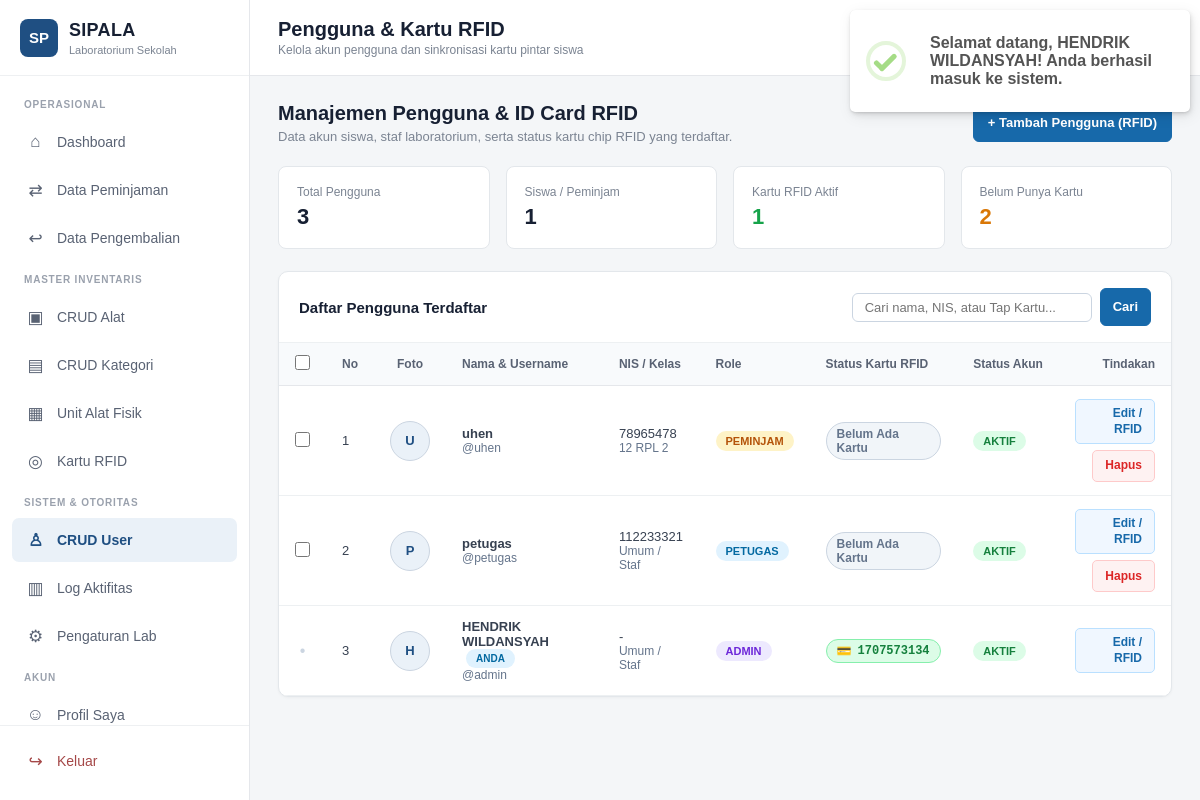
Page /admin/pengguna/index.php (signed in) on the committed database.
### tables this page shows
CREATE TABLE `users` (
  `id` int(10) unsigned NOT NULL AUTO_INCREMENT,
  `nama` varchar(100) NOT NULL,
  `nis` varchar(32) DEFAULT NULL,
  `username` varchar(50) NOT NULL,
  `password` varchar(255) NOT NULL,
  `role` enum('admin','petugas','peminjam') NOT NULL DEFAULT 'peminjam',
  `kelas` varchar(50) DEFAULT NULL,
  `rfid_uid` varchar(100) DEFAULT NULL,
  `no_hp` varchar(25) DEFAULT NULL,
  `alamat` text DEFAULT NULL,
  `foto` varchar(255) DEFAULT NULL,
  `status` enum('aktif','nonaktif') NOT NULL DEFAULT 'aktif',
  `created_at` timestamp NOT NULL DEFAULT current_timestamp(),
  `updated_at` timestamp NOT NULL DEFAULT current_timestamp() ON UPDATE current_timestamp(),
  PRIMARY KEY (`id`),
  UNIQUE KEY `uq_users_username` (`username`),
  UNIQUE KEY `uq_users_nis` (`nis`),
  UNIQUE KEY `uq_users_rfid` (`rfid_uid`),
  KEY `idx_users_role_status` (`role`,`status`),
  KEY `idx_users_nama` (`nama`)
);

### includes/functions.php (called while the page is built, shortened)
<?php
if (!function_exists('e')) {
    function e(mixed $v): string {
        return htmlspecialchars((string)($v ?? ''), ENT_QUOTES, 'UTF-8');
    }
}

### admin/pengguna/index.php (the view, shortened to what this page needs)
<?php
require_once __DIR__ . '/../includes/admin.php';
$search = trim((string)($_GET['q'] ?? ''));
$sql = 'SELECT id, nama, username, role, status, nis, kelas, rfid_uid, foto, created_at FROM users ';
$params = [];
$sql .= 'ORDER BY id DESC';
$stmt = $pdo->prepare($sql);
$stmt->execute($params);
$users = $stmt->fetchAll();
$totalUsers = count($users);
$totalPeminjam = 0;
$totalRfid = 0;
$totalNoRfid = 0;
foreach ($users as $u) {
    if ($u['role'] === 'peminjam') $totalPeminjam++;
    if (!empty($u['rfid_uid'])) {
        $totalRfid++;
    } else {
        $totalNoRfid++;
    }
}
?>
<div class="head">
    <div>
        <h2>Manajemen Pengguna & ID Card RFID</h2>
        <p>Data akun siswa, staf laboratorium, serta status kartu chip RFID yang terdaftar.</p>
    </div>
    <div class="actions">
        <a class="btn btn-primary" href="tambah.php">+ Tambah Pengguna (RFID)</a>
    </div>
</div>
<div class="stats">
    <div class="stat">
        <small>Total Pengguna</small>
        <strong><?= $totalUsers ?></strong>
    </div>
    <div class="stat">
        <small>Siswa / Peminjam</small>
        <strong><?= $totalPeminjam ?></strong>
    </div>
    <div class="stat">
        <small>Kartu RFID Aktif</small>
        <strong style="color:#16a34a"><?= $totalRfid ?></strong>
    </div>
    <div class="stat">
        <small>Belum Punya Kartu</small>
        <strong style="color:#d97706"><?= $totalNoRfid ?></strong>
    </div>
</div>
<div class="panel">
    <div class="panel-title">
        <span>Daftar Pengguna Terdaftar</span>
        <form method="get" style="display:flex;gap:8px;align-items:center;">
            <input type="text" name="q" value="<?= e($search) ?>" placeholder="Cari nama, NIS, atau Tap Kartu..."
                   data-rfid-scanner="true" data-auto-submit="true"
                   style="padding:6px 12px;border:1px solid #cbd5e1;border-radius:6px;font-size:13px;min-width:240px;">
            <button class="btn btn-primary" style="padding:6px 12px;">Cari</button>
        </form>
    </div>
    <form method="post" id="formBulkUsers" action="index.php">
        <div class="table-wrap">
            <table>
                <thead>
                    <tr>
                        <th style="width:38px;text-align:center;">
                            <input type="checkbox" id="selectAll" onchange="toggleSelectAll(this)" title="Pilih Semua Pengguna" style="cursor:pointer;width:15px;height:15px;">
                        </th>
                        <th style="width:40px;">No</th>
                        <th style="width:52px;text-align:center;">Foto</th>
                        <th>Nama & Username</th>
                        <th>NIS / Kelas</th>
                        <th>Role</th>
                        <th>Status Kartu RFID</th>
                        <th>Status Akun</th>
                        <th style="text-align:right;">Tindakan</th>
                    </tr>
                </thead>
                <tbody>
                    <?php if (empty($users)): ?>
                        <tr>
                            <td colspan="9">
                                <div class="empty">Tidak ada data pengguna ditemukan.</div>
                            </td>
                        </tr>
                    <?php else: ?>
                        <?php foreach ($users as $i => $u): ?>
                            <tr>
                                <td style="text-align:center;">
                                    <?php if ((int)$u['id'] !== (int)$_SESSION['user_id']): ?>
                                        <input type="checkbox" name="selected_ids[]" value="<?= $u['id'] ?>" class="user-chk"
                                               data-name="<?= e($u['nama']) ?>" onchange="updateBulkUI()" style="cursor:pointer;width:15px;height:15px;">
                                    <?php else: ?>
                                        <span title="Akun Anda sendiri tidak dapat dipilih/dihapus" style="color:#cbd5e1;cursor:not-allowed;font-size:16px;">&bull;</span>
                                    <?php endif; ?>
                                </td>
                                <td><?= $i + 1 ?></td>
                                <td style="text-align:center;">
                                    <?php if (!empty($u['foto']) && file_exists(__DIR__ . '/../../' . $u['foto'])): ?>
                                        <img src="../../<?= e($u['foto']) ?>" alt="<?= e($u['nama']) ?>" class="sipala-zoomable-img"
                                             data-lightbox-src="../../<?= e($u['foto']) ?>"
                                             data-lightbox-title="<?= e($u['nama']) ?>"
                                             data-lightbox-sub="Username: @<?= e($u['username']) ?> &bull; Role: <?= ucfirst(e($u['role'])) ?>"
                                             data-lightbox-badge="Foto Profil"
                                             title="Klik untuk melihat foto profil ukuran penuh"
                                             style="width:40px;height:40px;border-radius:50%;object-fit:cover;border:1px solid #cbd5e1;display:inline-block;cursor:zoom-in;vertical-align:middle;">
                                    <?php else: ?>
                                        <div style="width:40px;height:40px;border-radius:50%;background:#eaf1f8;color:#1f4f82;border:1px solid #cbd5e1;display:inline-flex;align-items:center;justify-content:center;font-size:13px;font-weight:700;vertical-align:middle;">
                                            <?= strtoupper(substr($u['nama'], 0, 1)) ?>
                                        </div>
                                    <?php endif; ?>
                                </td>
                                <td>
                                    <strong><?= e($u['nama']) ?></strong>
                                    <?php if ((int)$u['id'] === (int)$_SESSION['user_id']): ?>
                                        <span class="badge" style="background:#e0f2fe;color:#0369a1;font-size:10px;margin-left:4px;">Anda</span>
                                    <?php endif; ?>
                                    <div style="font-size:12px;color:#64748b;">@<?= e($u['username']) ?></div>
                                </td>
                                <td>
                                    <div><?= e($u['nis'] ?: '-') ?></div>
                                    <div style="font-size:12px;color:#64748b;"><?= e($u['kelas'] ?: 'Umum / Staf') ?></div>
                                </td>
                                <td>
                                    <span class="badge <?= e($u['role']) ?>"><?= e($u['role']) ?></span>
                                </td>
                                <td>
                                    <?php if (!empty($u['rfid_uid'])): ?>
                                        <span class="rfid-badge rfid-badge-active" title="Nomor Chip RFID: <?= e($u['rfid_uid']) ?>">
                                            <span>&#x1F4B3;</span>
                                            <strong style="font-family:monospace;"><?= e($u['rfid_uid']) ?></strong>
                                        </span>
                                    <?php else: ?>
                                        <span class="rfid-badge rfid-badge-inactive">
                                            Belum Ada Kartu
                                        </span>
                                    <?php endif; ?>
                                </td>
                                <td>
                                    <span class="badge <?= e($u['status']) ?>"><?= e($u['status']) ?></span>
                                </td>
                                <td style="text-align:right;">
                                    <div class="actions" style="justify-content:flex-end;">
                                        <a class="btn btn-sm btn-edit" href="edit.php?id=<?= $u['id'] ?>" title="Edit data & daftarkan kartu RFID">
                                            Edit / RFID
                                        </a>
                                        <?php if ((int)$u['id'] !== (int)$_SESSION['user_id']): ?>
                                            <button type="button" class="btn btn-sm btn-danger"
                                               onclick="confirmDelete('hapus.php?id=<?= $u['id'] ?>', 'Pengguna <?= e(addslashes($u['nama'])) ?>')">
                                                Hapus
                                            </button>
                                        <?php endif; ?>
                                    </div>
                                </td>
                            </tr>
                        <?php endforeach; ?>
                    <?php endif; ?>
                </tbody>
            </table>
        </div>
    </form>
</div>

### assets/css/rfid.css (style rules this page uses)
.rfid-badge { display: inline-flex; align-items: center; gap: 6px; padding: 4px 10px; border-radius: 20px; font-size: 12px; font-weight: 600; }
.rfid-badge-active { background: #dcfce7; color: #15803d; border: 1px solid #86efac; }
.rfid-badge-inactive { background: #f1f5f9; color: #64748b; border: 1px solid #cbd5e1; }

### admin/includes/admin.php (style rules this page uses)
* { box-sizing: border-box; margin: 0; padding: 0; }
body { font-family: Arial, Helvetica, sans-serif; background: #f4f6f8; color: #1f2937; overflow-x: hidden; }
a { text-decoration: none; color: inherit; }
.head { display: flex; align-items: center; justify-content: space-between; margin-bottom: 22px; gap: 16px; flex-wrap: wrap; }
.head h2 { margin: 0; font-size: 20px; color: #172033; font-weight: 700; }
.head p { margin: 4px 0 0; font-size: 13px; color: #7b8492; }
.panel { background: #ffffff; border-radius: 10px; border: 1px solid #e3e7eb; box-shadow: 0 1px 3px rgba(0,0,0,0.04); overflow: hidden; margin-bottom: 22px; }
.panel-title { padding: 16px 20px; font-size: 15px; font-weight: 600; color: #172033; border-bottom: 1px solid #edf0f2; display: flex; align-items: center; justify-content: space-between; flex-wrap: wrap; gap: 10px; }
.table-wrap { overflow-x: auto; -webkit-overflow-scrolling: touch; width: 100%; }
table { width: 100%; min-width: 600px; border-collapse: collapse; font-size: 13px; text-align: left; }
th { background: #f8fafc; color: #596273; font-weight: 600; padding: 12px 16px; border-bottom: 1px solid #e5e7eb; font-size: 12px; white-space: nowrap; }
td { padding: 13px 16px; border-bottom: 1px solid #edf0f2; color: #374151; vertical-align: middle; }
.btn { display: inline-flex; align-items: center; justify-content: center; gap: 6px; padding: 8px 14px; border-radius: 6px; font-size: 13px; font-weight: 600; cursor: pointer; border: 1px solid #dfe3e8; background: #ffffff; color: #475569; transition: all 0.15s ease; text-decoration: none; line-height: 1.3; min-height: 38px; }
.btn-sm { padding: 6px 12px; font-size: 12px; border-radius: 5px; min-height: 32px; }
.btn-primary { background: #1769AA; color: #ffffff; border-color: #1769AA; }
.btn-edit { background: #f0f7ff; color: #1769AA; border-color: #bae0ff; }
.btn-danger { background: #fef2f2; color: #dc2626; border-color: #fecaca; }
.actions { display: flex; align-items: center; gap: 6px; flex-wrap: wrap; }
.badge { display: inline-flex; align-items: center; padding: 4px 10px; border-radius: 20px; font-size: 11px; font-weight: 700; text-transform: uppercase; white-space: nowrap; }
.badge.aktif { background: #dcfce7; color: #15803d; }
.badge.admin { background: #ede9fe; color: #6d28d9; }
.badge.petugas { background: #e0f2fe; color: #0369a1; }
.badge.peminjam { background: #fef3c7; color: #b45309; }
.actions { display: flex; gap: 6px; align-items: center; }
.stats { display: grid; grid-template-columns: repeat(auto-fit, minmax(180px, 1fr)); gap: 16px; margin-bottom: 22px; }
.stat { background: #ffffff; padding: 18px; border-radius: 8px; border: 1px solid #e3e7eb; }
.stat small { display: block; font-size: 12px; color: #7b8492; margin-bottom: 5px; }
.stat strong { font-size: 22px; color: #172033; font-weight: 700; }

### rows in the picture
users: nama "U", nama "uhen", username "uhen", nis "78965478", kelas "12 RPL 2", role "PEMINJAM", shows "Belum Ada Kartu", status "AKTIF"
users: nama "P", nama "petugas", username "petugas", nis "112233321", kelas "Umum / Staf", role "PETUGAS", shows "Belum Ada Kartu", status "AKTIF"
users: nama "H", nama "HENDRIK WILDANSYAH", shows "ANDA", username "admin", nis "-", kelas "Umum / Staf", role "ADMIN", rfid_uid "1707573134", status "AKTIF"

### other values in the picture
$title "Pengguna & Kartu RFID"
$subtitle "Kelola akun pengguna dan sinkronisasi kartu pintar siswa"
$totalUsers "3"
$totalPeminjam "1"
$totalRfid "1"
$totalNoRfid "2"
